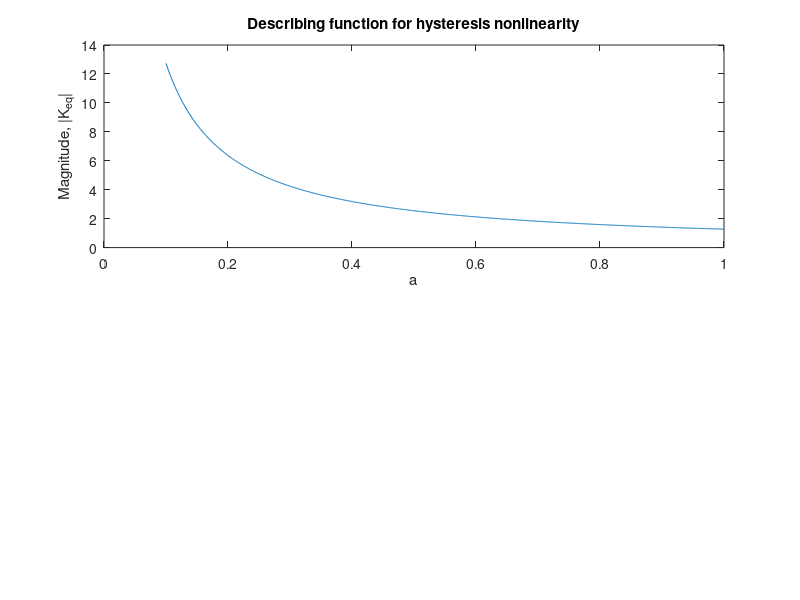

MATLAB code for this plot: (Note: this script raises an error after producing the figure.)
% Fig. 9.30   Feedback Control of Dynamic Systems, 6e 
%             Franklin, Powell, Emami
%

clear all;
close all;

h=0.1;
N=1;
nn=1;
nb=nn*nn+1;
ai=0.1:0.001:nn;
NA=(4*N./(pi*ai)).*exp(-sqrt(-1)*asin(h./ai));
subplot(2,1,1)
plot(ai,abs(NA));
title('Describing function for hysteresis nonlinearity')
xlabel('a');
ylabel('Magnitude, |K_{eq}|');
nicegrid;
pause;
ff=180/pi;
subplot(2,1,2)
plot(ai,ff*angle(NA));
xlabel('a')
ylabel('Phase, \angle K_{eq}, deg')
nicegrid;
hold off
